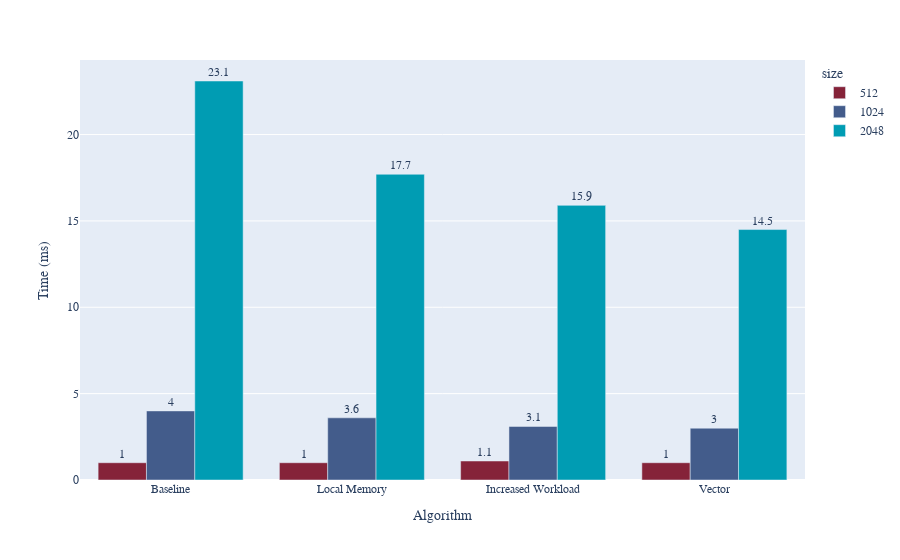

The notebook cell saved with this chart:
### Code cell
fig = px.bar(seq_baseline, x="algorithm", y="time", barmode="group", color="size", text="time",
             labels={
                 "algorithm": "Algorithm",
                 "time": "Time (ms)",
             },
             color_discrete_sequence = color_palette)

fig.update_layout(
    font=dict(
        family='LaTeX',
    )
)
fig.update_traces(textposition="outside")
fig.show()
fig.write_image("all_gpu.pdf", height=350)

### Figure 1 — Plotly figure (JSON) as saved in the notebook; plotly's stock layout.template omitted (floating-point values rounded to 4 significant figures)
{"data": [{"alignmentgroup": "True", "hovertemplate": "size=512<br>Algorithm=%{x}<br>Time (ms)=%{text}<extra></extra>", "legendgroup": "512", "marker": {"color": "#852339", "pattern": {"shape": ""}}, "name": "512", "offsetgroup": "512", "orientation": "v", "showlegend": true, "text": [1, 1, 1.1, 1], "textposition": "outside", "type": "bar", "x": ["Baseline", "Local Memory", "Increased Workload", "Vector"], "xaxis": "x", "y": [1, 1, 1.1, 1], "yaxis": "y"}, {"alignmentgroup": "True", "hovertemplate": "size=1024<br>Algorithm=%{x}<br>Time (ms)=%{text}<extra></extra>", "legendgroup": "1024", "marker": {"color": "#435c8b", "pattern": {"shape": ""}}, "name": "1024", "offsetgroup": "1024", "orientation": "v", "showlegend": true, "text": [4, 3.6, 3.1, 3], "textposition": "outside", "type": "bar", "x": ["Baseline", "Local Memory", "Increased Workload", "Vector"], "xaxis": "x", "y": [4, 3.6, 3.1, 3], "yaxis": "y"}, {"alignmentgroup": "True", "hovertemplate": "size=2048<br>Algorithm=%{x}<br>Time (ms)=%{text}<extra></extra>", "legendgroup": "2048", "marker": {"color": "#009cb3", "pattern": {"shape": ""}}, "name": "2048", "offsetgroup": "2048", "orientation": "v", "showlegend": true, "text": [23.1, 17.7, 15.9, 14.5], "textposition": "outside", "type": "bar", "x": ["Baseline", "Local Memory", "Increased Workload", "Vector"], "xaxis": "x", "y": [23.1, 17.7, 15.9, 14.5], "yaxis": "y"}], "layout": {"barmode": "group", "font": {"family": "LaTeX"}, "legend": {"title": {"text": "size"}, "tracegroupgap": 0}, "margin": {"t": 60}, "xaxis": {"anchor": "y", "domain": [0, 1], "title": {"text": "Algorithm"}}, "yaxis": {"anchor": "x", "domain": [0, 1], "title": {"text": "Time (ms)"}}}}
